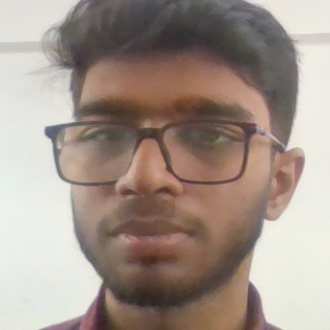
#> input picture data/dataset/AUTH_001/sample_000.jpg, 330 x 330 px
$ python -i detector.py   (imports and definitions only)
#> lines starting #> are read from the running program, lines starting #| are printed output that depends on the picture
### config.py
import os

# Base Directories
BASE_DIR = os.path.dirname(os.path.abspath(__file__))
DATA_DIR = os.path.join(BASE_DIR, "data")
DATASET_DIR = os.path.join(DATA_DIR, "dataset")
MODELS_DIR = os.path.join(DATA_DIR, "models")
INTRUDERS_DIR = os.path.join(DATA_DIR, "intruders")
EVIDENCE_DIR = os.path.join(DATA_DIR, "evidence")
USERS_FILE = os.path.join(DATA_DIR, "authorized_users.json")
AUDIT_LOG_FILE = os.path.join(DATA_DIR, "audit_log.json")
MODEL_FILE = os.path.join(MODELS_DIR, "lbph_model.yml")
CHROMA_DIR = os.path.join(DATA_DIR, "chroma_db")

# Ensure required directories exist
for directory in [DATA_DIR, DATASET_DIR, MODELS_DIR, INTRUDERS_DIR, EVIDENCE_DIR, CHROMA_DIR]:
    os.makedirs(directory, exist_ok=True)
#> further down, picture is the input picture: shape (330, 330, 3); mean B, G, R 138.7, 148.2, 162.9

# Camera Configuration
CAMERA_INDEX = int(os.getenv("CAMERA_INDEX", "0"))
FRAME_WIDTH = int(os.getenv("FRAME_WIDTH", "640"))
FRAME_HEIGHT = int(os.getenv("FRAME_HEIGHT", "480"))
TARGET_FPS = int(os.getenv("TARGET_FPS", "30"))
CAMERA_NAME = os.getenv("CAMERA_NAME", "CAM-01 [FRONT GATEWAY]")
CAMERA_FLIP = os.getenv("CAMERA_FLIP", "True").lower() in ("true", "1", "yes")
CAMERA_FLIP_CODE = int(os.getenv("CAMERA_FLIP_CODE", "1"))  # 1: Horizontal mirror, 0: Vertical, -1: Both

# Face Detection Configuration (Ensemble: Deep YuNet Primary + Haar Fallback)
YUNET_MODEL_PATH = os.getenv("YUNET_MODEL_PATH", os.path.join(MODELS_DIR, "face_detection_yunet_2023mar.onnx"))
YUNET_CONFIDENCE_THRESHOLD = float(os.getenv("YUNET_CONFIDENCE_THRESHOLD", "0.6"))
USE_YUNET_PRIMARY = os.getenv("USE_YUNET_PRIMARY", "True").lower() in ("true", "1", "yes")

FACE_MIN_SIZE = (45, 45)
HAAR_SCALE_FACTOR = 1.10
HAAR_MIN_NEIGHBORS = 4
STANDARD_FACE_SIZE = (200, 200)
CLAHE_CLIP_LIMIT = 2.0
CLAHE_TILE_GRID_SIZE = (8, 8)

# ChromaDB & RAG-Based Vector Search Configuration
CHROMA_COLLECTION_NAME = os.getenv("CHROMA_COLLECTION_NAME", "authorized_faces")
RAG_ENABLED = True
RAG_TOP_K = int(os.getenv("RAG_TOP_K", "5"))
RAG_MIN_CONSENSUS = float(os.getenv("RAG_MIN_CONSENSUS", "0.40"))  # At least 40% of top-k must agree on identity
FACE_MATCH_THRESHOLD = float(os.getenv("FACE_MATCH_THRESHOLD", "0.42"))  # SFace landmark-calibrated threshold
COSINE_SIMILARITY_THRESHOLD = FACE_MATCH_THRESHOLD  # Backward compatibility alias
EMBEDDING_MODEL_PATH = os.getenv("EMBEDDING_MODEL_PATH", os.path.join(MODELS_DIR, "face_recognition_sface.onnx"))
RECOGNITION_BACKEND = os.getenv("RECOGNITION_BACKEND", "chroma_rag")  # "chroma_rag", "chroma_cosine", or "lbph"

# Local Binary Patterns Histograms (LBPH) Parameters (Dual Engine / Fallback)
LBPH_RADIUS = 1
LBPH_NEIGHBORS = 8
LBPH_GRID_X = 8
LBPH_GRID_Y = 8
RECOGNITION_THRESHOLD = 68.0

# Access Control & Enrollment Configuration
SAMPLES_PER_USER = int(os.getenv("SAMPLES_PER_USER", "25"))
ENROLLMENT_REQUIRE_EXACTLY_ONE_FACE = True

# Alert, TTS & Security Notifications
ENABLE_VOICE_ALERT = os.getenv("ENABLE_VOICE_ALERT", "True").lower() in ("true", "1", "yes")
ENABLE_AUDIO_CHIME = os.getenv("ENABLE_AUDIO_CHIME", "True").lower() in ("true", "1", "yes")
TTS_COOLDOWN_SECONDS = float(os.getenv("TTS_COOLDOWN_SECONDS", "7.0"))
ALERT_COOLDOWN_SECONDS = TTS_COOLDOWN_SECONDS
INTRUDER_SNAPSHOT_COOLDOWN = float(os.getenv("INTRUDER_SNAPSHOT_COOLDOWN", "10.0"))

# Locator Configuration
PERSON_LOCATOR_TIMEOUT = float(os.getenv("PERSON_LOCATOR_TIMEOUT", "10.0"))

# ESP32 Pan-Tilt Sentry Turret & Calibration Configuration
TURRET_ENABLED = os.getenv("TURRET_ENABLED", "True").lower() in ("true", "1", "yes")
TURRET_PORT = os.getenv("TURRET_PORT", "COM5")  # Connected to ESP32-S3 on COM5

TURRET_BAUD = int(os.getenv("TURRET_BAUD", "115200"))
TURRET_CALIBRATION_FILE = os.path.join(DATA_DIR, "turret_calibration.json")
TURRET_FAILSAFE_TIMEOUT = float(os.getenv("TURRET_FAILSAFE_TIMEOUT", "2.5"))

### skills/face_detection_skill/implementation/detector.py
import os
import urllib.request
import cv2
import numpy as np
from typing import List, Optional
import config
from skills.common.types import FaceDetection


class FaceDetectionSkill:
    """
    Advanced Multi-Face Detection Skill.
    Ensemble Architecture:
    1. Primary: OpenCV YuNet Deep Neural Network Face Detector (cv2.FaceDetectorYN).
       High precision across varied head yaw, pitch, tilt, low-light, and multi-face scenes.
    2. Resilient Fallback: Optimized Haar Feature-based Cascade Classifier with CLAHE.

    STRICT RULE:
    Only identifies candidate HUMAN FACE regions.
    Does not detect arbitrary non-face objects.
    """

    YUNET_DOWNLOAD_URL = (
        "https://github.com/opencv/opencv_zoo/raw/main/models/"
        "face_detection_yunet/face_detection_yunet_2023mar.onnx"
    )

    def __init__(
        self,
        yunet_path: Optional[str] = None,
        cascade_path: Optional[str] = None,
        confidence_threshold: float = config.YUNET_CONFIDENCE_THRESHOLD,
        scale_factor: float = config.HAAR_SCALE_FACTOR,
        min_neighbors: int = config.HAAR_MIN_NEIGHBORS,
        min_size: tuple = config.FACE_MIN_SIZE,
    ):
#> called with confidence_threshold = 0.6, scale_factor = 1.1, min_neighbors = 4, min_size = (45, 45)
        self.yunet_path = yunet_path or config.YUNET_MODEL_PATH
        self.confidence_threshold = confidence_threshold
        self.scale_factor = scale_factor
        self.min_neighbors = min_neighbors
        self.min_size = min_size

        self.yunet_detector = None
        self._init_yunet()
#> (the call stopped at in _init_yunet, `with urllib.request.urlopen(req, timeout=10) as response, open(self.yu..`: the network is not available in this run)

        # Initialize Haar Cascade Fallback
        if cascade_path is None:
            cascade_path = os.path.join(
                cv2.data.haarcascades, "haarcascade_frontalface_default.xml"
            )
        self.cascade = cv2.CascadeClassifier(cascade_path)
        self.classifier = self.cascade  # Backward compatibility alias & test mocking point

        self.clahe = cv2.createCLAHE(
            clipLimit=config.CLAHE_CLIP_LIMIT,
            tileGridSize=config.CLAHE_TILE_GRID_SIZE,
        )

    def _init_yunet(self):
        """Initializes OpenCV YuNet face detector model with auto-download if needed."""
        try:
            if not os.path.exists(self.yunet_path):
                os.makedirs(os.path.dirname(self.yunet_path), exist_ok=True)
                req = urllib.request.Request(
                    self.YUNET_DOWNLOAD_URL,
                    headers={"User-Agent": "Mozilla/5.0"}
                )
                with urllib.request.urlopen(req, timeout=10) as response, open(self.yunet_path, 'wb') as out_file:
                    out_file.write(response.read())

            if os.path.exists(self.yunet_path):
                # Default size (320, 320), dynamically updated on incoming frame shape
                self.yunet_detector = cv2.FaceDetectorYN.create(
                    self.yunet_path,
                    "",
                    (320, 320),
                    score_threshold=self.confidence_threshold,
                    nms_threshold=0.3,
                    top_k=5000,
                )
        except Exception as e:
            print(f"[FaceDetectionSkill] YuNet initialization notice: {e}. Using Haar fallback.")
            self.yunet_detector = None

    def detect_faces(self, frame: np.ndarray) -> List[FaceDetection]:
        """
        Detects multiple human faces in the video frame.
        Input: BGR or Grayscale frame (np.ndarray)
        Output: List[FaceDetection]
        """
        if frame is None or frame.size == 0:
            return []

        h, w = frame.shape[:2]
#> h = 330; w = 330

        # 1. Primary: YuNet Deep Neural Network Face Detector
        if self.yunet_detector is not None:
            try:
                # Ensure BGR input for YuNet
                if len(frame.shape) == 2:
                    bgr = cv2.cvtColor(frame, cv2.COLOR_GRAY2BGR)
                else:
                    bgr = frame

                self.yunet_detector.setInputSize((w, h))
                _, faces = self.yunet_detector.detect(bgr)

                if faces is not None and len(faces) > 0:
                    detections = []
                    for face in faces:
                        fx = max(0, int(face[0]))
                        fy = max(0, int(face[1]))
                        fw = min(w - fx, int(face[2]))
                        fh = min(h - fy, int(face[3]))
                        score = float(face[14]) if len(face) > 14 else 1.0

                        if fw >= self.min_size[0] and fh >= self.min_size[1]:
                            lmarks = [float(v) for v in face[4:14]] if len(face) >= 14 else None
                            detections.append(
                                FaceDetection(
                                    x=fx,
                                    y=fy,
                                    width=fw,
                                    height=fh,
                                    confidence=round(score, 3),
                                    landmarks=lmarks,
                                    raw_face=face.copy() if hasattr(face, "copy") else face,
                                )
                            )
                    if detections:
                        return detections
            except Exception as e:
                # Fall back to Haar Cascade if YuNet evaluation encounters an error
                pass

        # 2. Resilient Fallback: Haar Cascade Multi-Scale
        return self._detect_haar_fallback(frame)

    def _detect_haar_fallback(self, frame: np.ndarray) -> List[FaceDetection]:
        """Haar Cascade fallback face detection."""
        if len(frame.shape) == 3:
            gray = cv2.cvtColor(frame, cv2.COLOR_BGR2GRAY)
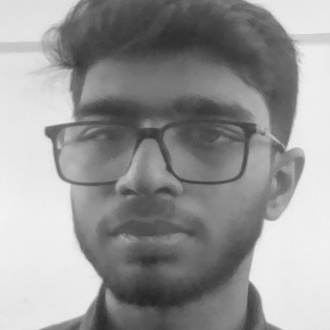
#> gray: shape (330, 330); min 37, max 242, mean 151.5
        else:
            gray = frame.copy()

        # Run on standard grayscale for clean edge gradients
        faces = self.classifier.detectMultiScale(
            gray,
            scaleFactor=self.scale_factor,
            minNeighbors=self.min_neighbors,
            minSize=self.min_size,
            flags=cv2.CASCADE_SCALE_IMAGE,
        )
#> faces = [[35, 34, 255, 255]]

        detections = []
        for (x, y, w, h) in faces:
            detections.append(
                FaceDetection(
                    x=int(x),
                    y=int(y),
                    width=int(w),
                    height=int(h),
                    confidence=1.0,
                )
            )
#> this loop made 1 pass
#> after the loop, detections = 1 item

        return detections

>>> import cv2
>>> picture = cv2.imread('../../../data/dataset/AUTH_001/sample_000.jpg')
>>> result = FaceDetectionSkill().detect_faces(picture)
#> result = 1 item
